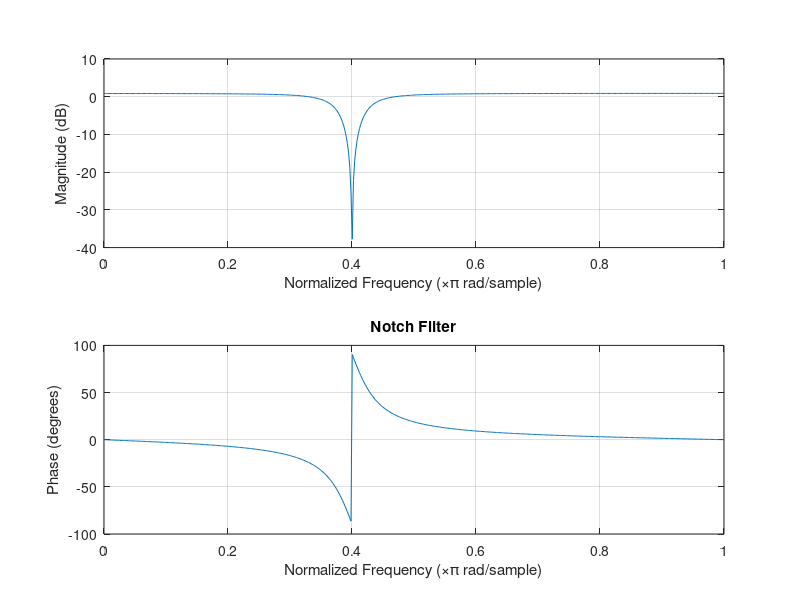
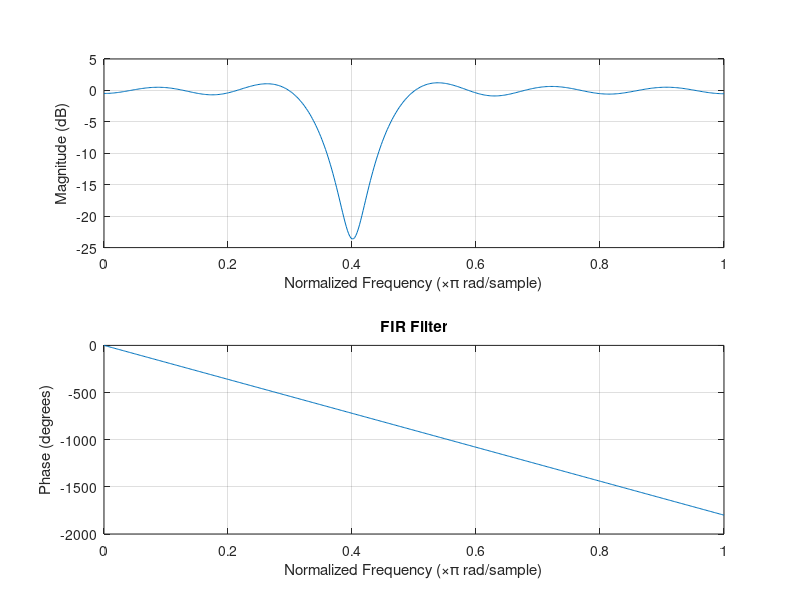
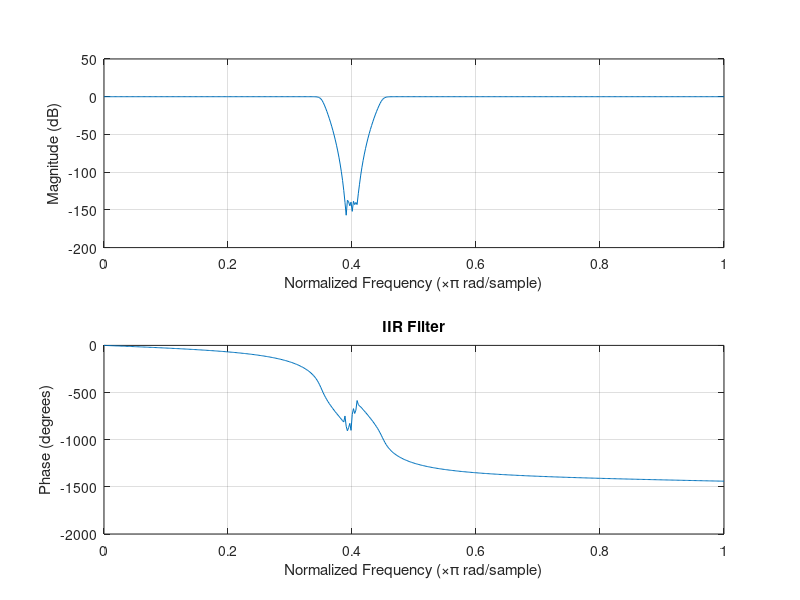
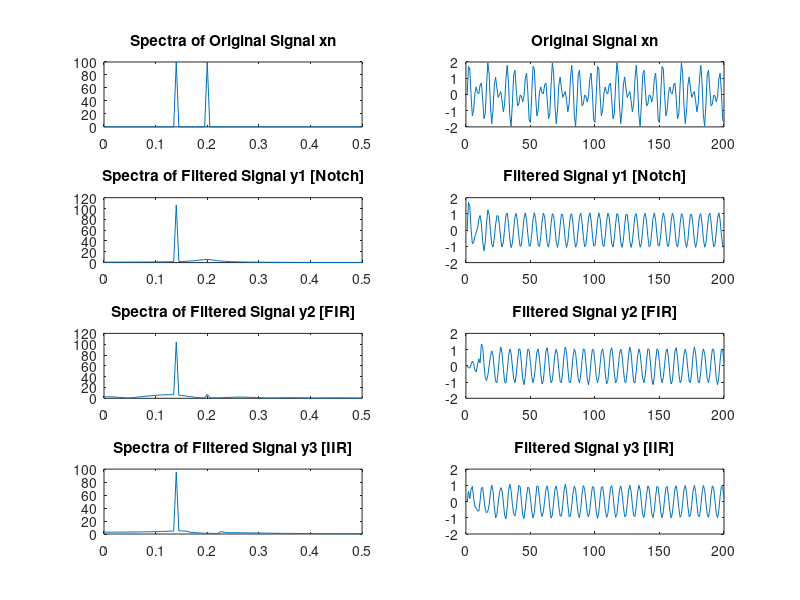

The MATLAB script that drew these images, in order:
clc;clear;
close all;

%% Information
% Author : Limin Gu
% Date   : 2021/10/11
% Function : Filter Comparison

%% Parameters
wc = 0.4*pi;

load('fir_iir_num_and_den.mat');

%% Signal
nn = 0:199;
w1 = 0.28*pi;  w2 = 0.4*pi;

xn = sin(w1*nn)+sin(w2*nn);


X = fft(xn);

%% Notch Filter
delta = 0.1;
rz = 1;
rp = 1-delta;

% zeros and poles
z1 = rz*exp(1j*wc);
p1 = rp*exp(1j*wc);

K = 1;
Zeros = [z1,conj(z1)];
Poles = [p1,conj(p1)];
[bz,az] = zp2tf(Zeros',Poles',K);

y1 = filter(bz,az,xn);
Y1 = fft(y1);

figure
freqz(bz,az)
title('Notch Fliter')

%% FIR Filter
y2 = filter(num_fir,1,xn);
Y2 = fft(y2);

figure
freqz(num_fir,1)
title('FIR Filter')

%% IIR Filter
y3 = filter(num_iir,den_iir,xn);
Y3 = fft(y3);

figure
freqz(num_iir,den_iir)
title('IIR Filter')
%% Plot
df = 1/length(xn);
f = 0:df:1-df;

figure
subplot(421)
plot(f,abs(X));
xlim([0,0.5]);
title('Spectra of Original Signal xn')

subplot(423)
plot(f,abs(Y1));
xlim([0,0.5]);
title('Spectra of Filtered Signal y1 [Notch]')

subplot(425)
plot(f,abs(Y2));
xlim([0,0.5]);
title('Spectra of Filtered Signal y2 [FIR]')

subplot(427)
plot(f,abs(Y3));
xlim([0,0.5]);
title('Spectra of Filtered Signal y3 [IIR]')

subplot(422)
plot(xn);
ylim([-2,2])
title('Original Signal xn')

subplot(424)
plot(y1);
ylim([-2,2])
title('Filtered Signal y1 [Notch]')

subplot(426)
plot(y2);
ylim([-2,2])
title('Filtered Signal y2 [FIR]')

subplot(428)
plot(y3);
ylim([-2,2])
title('Filtered Signal y3 [IIR]')



